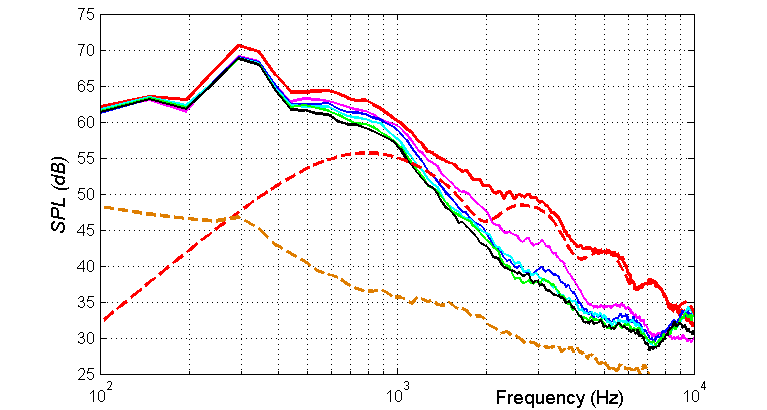
#> input picture post/acoustics/expdata/n15_p13_img0.png, 767 x 410 px, found by its file name
$ python n15_extract.py
#> lines starting #> are read from the running program, lines starting #| are printed output that depends on the picture; after the words box and inside, x2 and y2 are one past the last pixel; in counts of white or black regions, pixels touching at a corner belong together
"""Narayanan2015 Fig 4: digitise measured baseline (red solid) + background noise (orange dashed)."""
import numpy as np, os
from PIL import Image
from scipy import ndimage

SCR = r"C:\Users\shar_sp\AppData\Local\Temp\claude\C--Users-shar-sp-Documents-GitHub-ODT-RDT\72078209-3184-44f4-936b-faab74533cac\scratchpad"
OUT = r"C:\Users\shar_sp\Documents\GitHub\ODT-RDT\post\acoustics\expdata"
a = np.array(Image.open(os.path.join(SCR, "n15_p13_img0.png")).convert("RGB")).astype(int)
R, G, B = a[..., 0], a[..., 1], a[..., 2]
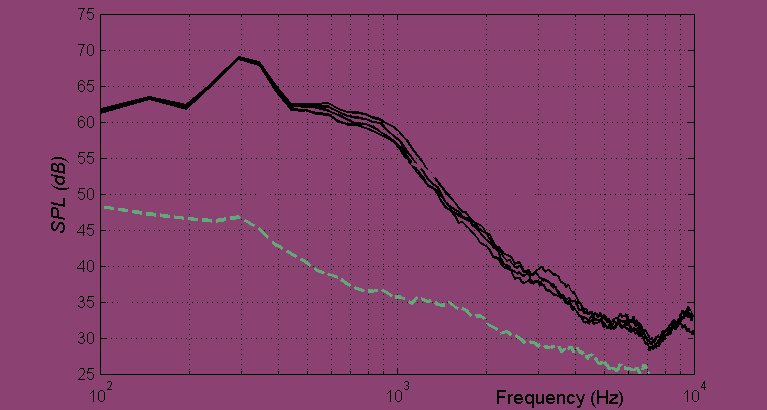
#> R: shape (410, 767) int64; 3 distinct labels, from 0 to 255; one colour per label, 0 black
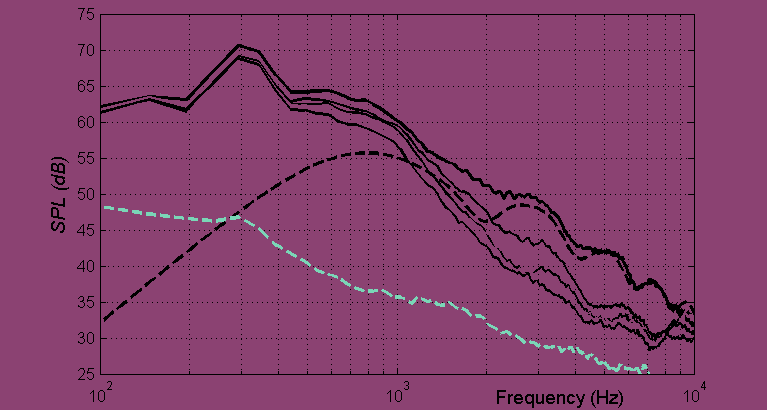
#> G: shape (410, 767) int64; 3 distinct labels, from 0 to 255; one colour per label, 0 black
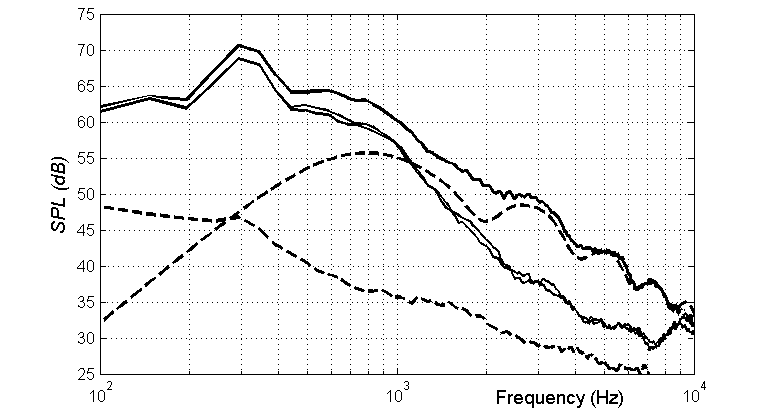
#> B: shape (410, 767) int64; 95.4% white; black in thin lines or dots, all inside (x1, y1, x2, y2) = (51, 8, 706, 408)

# calibration: x=100 -> 10^2 Hz, x=694 -> 10^4 Hz; y=14 -> 75 dB, y=374 -> 25 dB
XL, XR, YT, YB = 100.0, 694.0, 14.0, 374.0
def px2logf(x): return 2.0 + (x - XL) * 2.0 / (XR - XL)
def px2dB(y):  return 75.0 - (y - YT) * 50.0 / (YB - YT)

red = (R > 180) & (G < 90) & (B < 90)
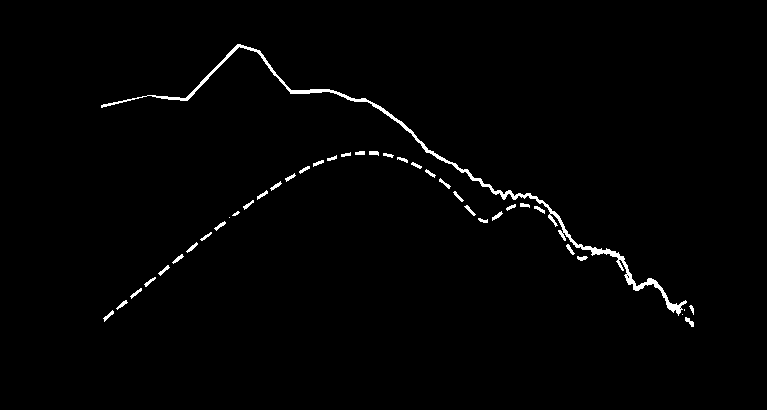
#> red: shape (410, 767) bool; 1.3% white; 40 white regions (3 under 20 px), largest, box (x1, y1, x2, y2) and area: (101, 44, 687, 316) 2641, (685, 317, 694, 327) 44, (186, 242, 198, 253) 43
orange = (R > 170) & (R < 255) & (G > 90) & (G < 170) & (B < 70)
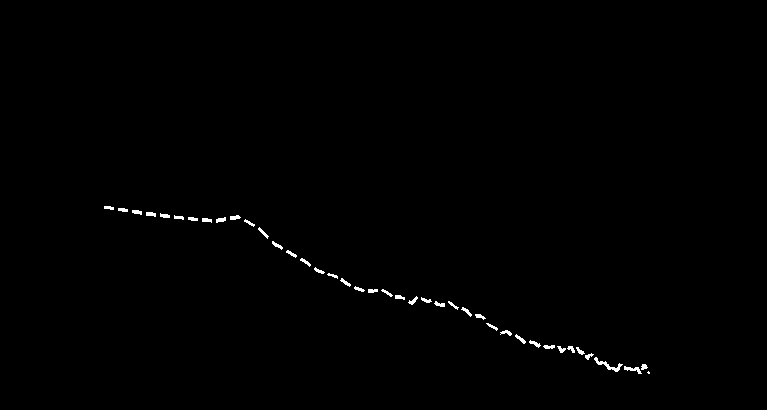
#> orange: shape (410, 767) bool; 0.49% white; 41 white regions (1 under 20 px), largest, box (x1, y1, x2, y2) and area: (594, 357, 623, 372) 114, (624, 366, 642, 374) 64, (515, 334, 526, 344) 41

# --- red: separate solid (one big connected component) from dashed ---
lab, n = ndimage.label(red, structure=np.ones((3, 3), int))
#> lab: shape (410, 767) int32; 41 distinct labels, from 0 to 40
#> n = 40
sizes = ndimage.sum(red, lab, range(1, n + 1))
#> sizes = 40 values, max 2641 at index 0, min 1 at index 23, mean 99.7
big = int(np.argmax(sizes)) + 1
#> big = 1
solid = lab == big
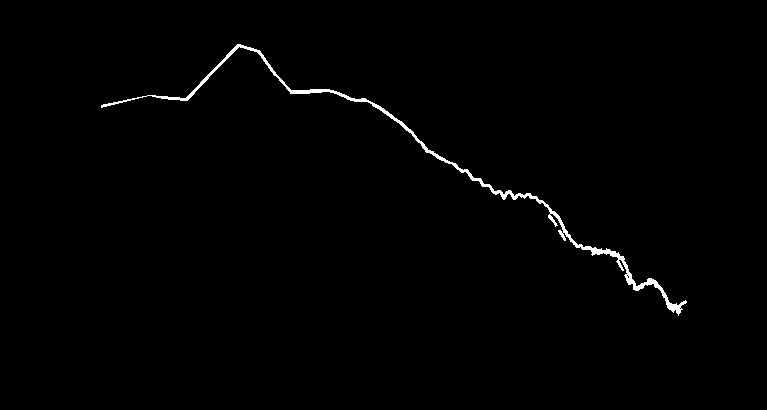
#> solid: shape (410, 767) bool; 0.84% white; 1 white region, box (x1, y1, x2, y2) and area: (101, 44, 687, 316) 2641
print("red components:", n, "biggest size", int(sizes.max()), "total red", int(red.sum()))
#| red components: 40 biggest size 2641 total red 3988

def column_trace(mask, x0, x1, y_start, max_jump=8):
#> called with x0 = 101, x1 = 693, y_start = 108, max_jump = 8
    ys = {}
    prev = y_start
    for x in range(x0, x1 + 1):
        rows = np.where(mask[:, x])[0]
        if len(rows) == 0:
            continue
        # runs
        runs, s = [], rows[0]
        for i in range(1, len(rows)):
            if rows[i] != rows[i - 1] + 1:
                runs.append((s, rows[i - 1])); s = rows[i]
        runs.append((s, rows[-1]))
        centers = [(r0 + r1) / 2 for r0, r1 in runs]
        c = min(centers, key=lambda v: abs(v - prev))
        if abs(c - prev) > max_jump and x > x0 + 3:
            continue
        ys[x] = c
        prev = c
#> this loop made 593 passes
#> (rows, centers, c, prev) on passes 1 to 3: ([105, 106, 107], [106], 106, 106), ([105, 106, 107], [106], 106, 106), ([104, 105, 106], [105], 105, 105)
#> after the loop, ys = 586 items
    return ys

# solid baseline starts at left edge ~62 dB -> y ~ 107
ys_solid = column_trace(solid, 101, 693, 108, max_jump=8)
#> ys_solid = 586 items
print("solid columns:", len(ys_solid))
#| solid columns: 586

# --- orange dashed: per-column centers (single curve) ---
ys_bg = {}
for x in range(101, 694):
    rows = np.where(orange[:, x])[0]
    if len(rows) == 0: continue
    if rows.max() - rows.min() > 12:  # ambiguous (shouldn't happen)
        continue
    ys_bg[x] = rows.mean()
#> this loop made 593 passes
#> rows on passes 4 to 6: [206, 207, 208], [206, 207, 208], [206, 207, 208]
#> after the loop, ys_bg = 446 items
print("background columns:", len(ys_bg))
#| background columns: 446

def to_csv(ys, fname, nb):
#> called with fname = 'Narayanan2015_fig4_baseline60.csv', nb = 70
    xs = np.array(sorted(ys))
#> xs = 586 values from 101 to 686
    logf = px2logf(xs)
#> logf = 586 values from 2 to 3.97
    dB = px2dB(np.array([ys[x] for x in xs]))
#> dB = 586 values, max 70.69 at index 138, min 33.82 at index 579, mean 55.97
    edges = np.linspace(logf.min(), logf.max(), nb + 1)
#> edges = 71 values from 2 to 3.97
    fs, ds, sp = [], [], []
    for i in range(nb):
        m = (logf >= edges[i]) & (logf < edges[i + 1])
        if m.sum() < 2: continue
        fs.append(10 ** (0.5 * (edges[i] + edges[i + 1])))
        ds.append(np.median(dB[m]))
        sp.append(dB[m].max() - dB[m].min())
#> after the loop, ds = 70 values, max 70.56 at index 16, min 34.1 at index 69, mean 55.99; fs = 70 values from 104.1 to 9099; sp = 70 values, max 2.22 at index 67, min 0 at index 8, mean 0.662
    with open(os.path.join(OUT, fname), "w") as f:
        f.write("f_Hz,SPL_dB\n")
        for xx, yy in zip(fs, ds):
            f.write(f"{xx:.1f},{yy:.2f}\n")
#> this loop made 70 passes
#> (xx, yy) on passes 1 to 12: (104.1, 62.36), (111.1, 62.64), (118.5, 62.85), (126.4, 63.16), (134.9, 63.44), (143.9, 63.75), (153.6, 63.61), (163.8, 63.47), (174.8, 63.33), (186.5, 63.19), (199, 63.54), (212.3, 64.79)
    print(f"{fname}: {len(fs)} pts, f {fs[0]:.0f}-{fs[-1]:.0f} Hz, med in-bin range {np.median(sp):.2f} dB")
#| Narayanan2015_fig4_baseline60.csv: 70 pts, f 104-9099 Hz, med in-bin range 0.56 dB

to_csv(ys_solid, "Narayanan2015_fig4_baseline60.csv", 70)
to_csv(ys_bg, "Narayanan2015_fig4_background60.csv", 55)
#> the loop in to_csv (call 2), `for xx, yy in zip(fs, ds):` made 55 passes
#> (xx, yy) on passes 1 to 12: (107.2, 48.19), (115.7, 47.92), (125, 47.78), (135, 47.57), (145.7, 47.29), (157.4, 47.12), (170, 47.01), (183.5, 46.81), (198.2, 46.63), (214, 46.53), (231.1, 46.42), (249.5, 46.46)
#| Narayanan2015_fig4_background60.csv: 55 pts, f 107-6789 Hz, med in-bin range 0.42 dB

# check plot
import matplotlib; matplotlib.use("Agg")
import matplotlib.pyplot as plt
fig, ax = plt.subplots(figsize=(7.67 * 1.6, 4.10 * 1.6), dpi=130)
ax.imshow(a.astype(np.uint8))
for fn, c in [("Narayanan2015_fig4_baseline60.csv", "blue"),
              ("Narayanan2015_fig4_background60.csv", "lime")]:
#> (the run stopped early here; a loop or call above may not have finished)
